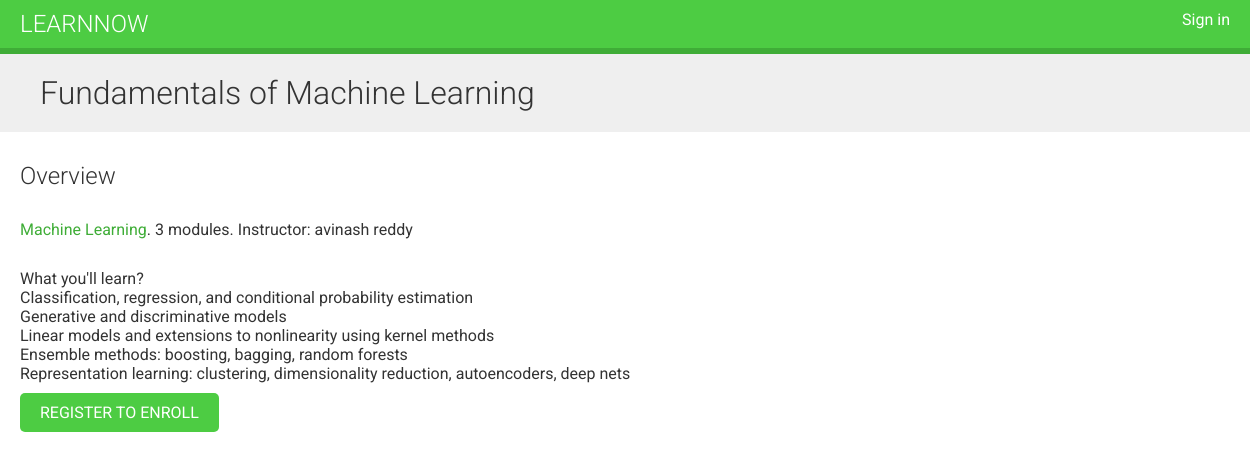
/course/fundamentals-machine-learning/, run on the app's committed database.
### courses/models.py (models this page shows, shortened)
class Course(models.Model):
    owner = models.ForeignKey(User, related_name='courses_created', on_delete=models.CASCADE)
    subject = models.ForeignKey(Subject, related_name='courses', on_delete=models.CASCADE)
    title = models.CharField(max_length=200)
    slug = models.SlugField(max_length=200, unique=True)
    overview = models.TextField()
    created = models.DateTimeField(auto_now_add=True)
    students = models.ManyToManyField(User,
                                      related_name='courses_enrolled',
                                      blank=True)
    class Meta:
        ordering = ('-created',)

class Subject(models.Model):
    title = models.CharField(max_length=200)
    slug = models.SlugField(max_length=200, unique=True)
    class Meta:
        ordering = ('title',)

### courses/views.py (the view)
# urls.py: url(r'^(?P<slug>[\w-]+)/$', views.CourseDetailView.as_view(), name='course_detail'),
class CourseDetailView(DetailView):
    model = Course
    template_name = 'courses/course/detail.html'
    def get_context_data(self, **kwargs):
        context = super(CourseDetailView, self).get_context_data(**kwargs)
        context['enroll_form'] = CourseEnrollForm(initial={'course':self.object})
        return context

### courses/templates/courses/course/detail.html (shortened to what this page needs)
{% extends "base.html" %}
{% block content %}
    {% with subject=object.subject %}
        <h1>
            {{ object.title }}
        </h1>
        <div class="module">
            <h2>Overview</h2>
            <p>
                <a href="{% url "course_list_subject" subject.slug %}">{{ subject.title }}</a>.
                {{ object.modules.count }} modules.
                Instructor: {{ object.owner.get_full_name }}
            </p>
            {{ object.overview|linebreaks }}
            {% if request.user.is_authenticated %}
                <form action="{% url "student_enroll_course" %}" method="post">
                    {{ enroll_form }}
                    {% csrf_token %}
                    <input type="submit" class="button" value="Enroll now">
                </form>
            {% else %}
                <a href="{% url "student_registration" %}" class="button">
                    Register to enroll
                </a>
            {% endif %}
        </div>
    {% endwith %}
{% endblock %}

### courses/static/css/base.css (style rules this page uses)
body { margin:0; font-family:'Roboto', sans-serif; font-weight:400; color:#333; }
a { color:#3fad37; text-decoration:none; }
h1, h2, h3, h4, h5, h6 { font-family:'Roboto', sans-serif; font-weight:300; }
h1 { background:#efefef; width:100%; overflow:auto; padding:20px 0 20px 40px; margin:0; }
.module { overflow:auto; }
.module p { margin:10px 0 20px; width:100%; float:left; }
.module { padding:10px 20px; float:left; }
input[type=submit], a.button { border-radius:5px; background:#4dcc43; color:#fff; font-size:16px; text-transform:uppercase; border:none; padding:10px 20px; margin:20px 0; }

### data on the page
Course: title "Fundamentals of Machine Learning", modules.count "3", owner.get_full_name "avinash reddy", overview "What you'll learn? Classification, regression, and conditional probability estimation Generative and discriminative models Linear models and extensions to nonlinearity using kernel methods Ensemble methods: boosting, bagging, random forests Representation learning: clustering, dimensionality reduction, autoencoders, deep nets"
Subject: title "Machine Learning"
